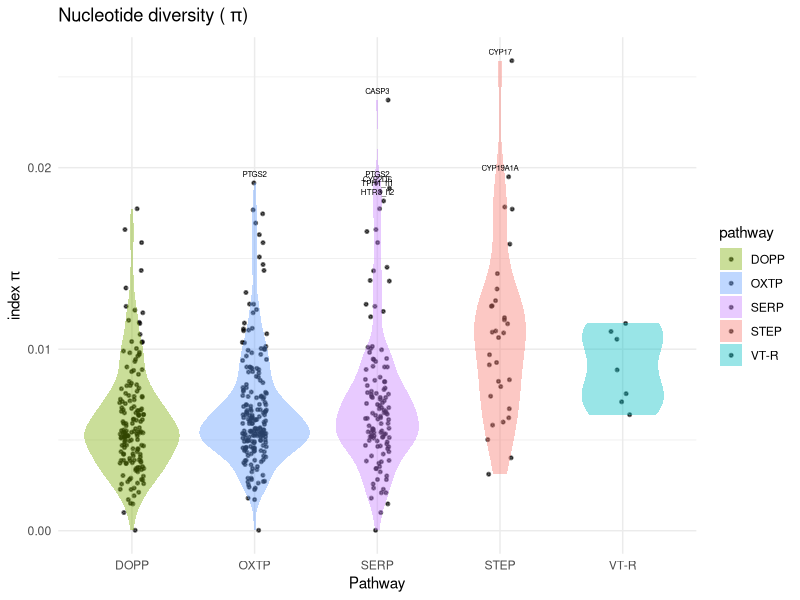
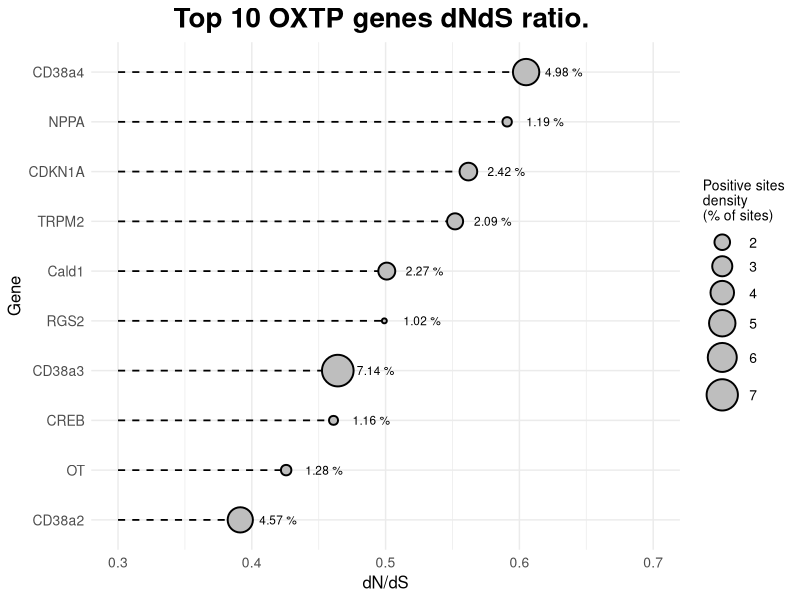
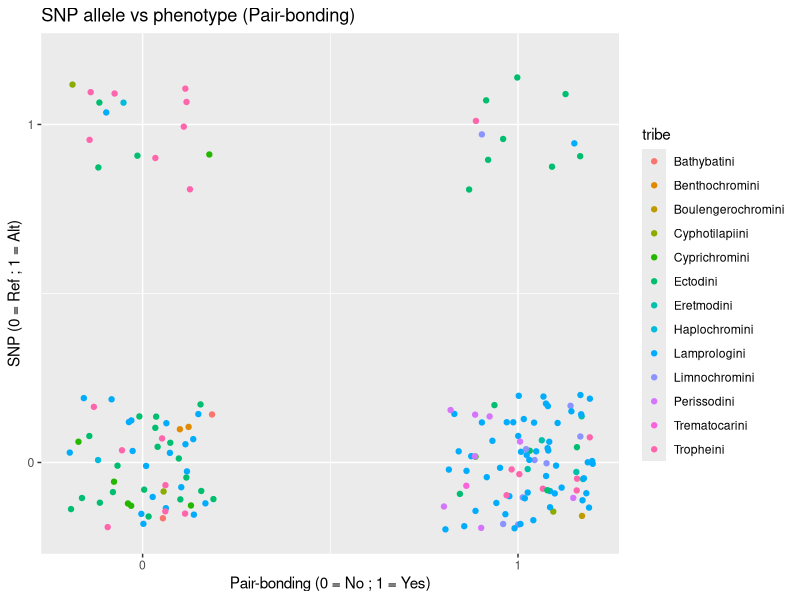
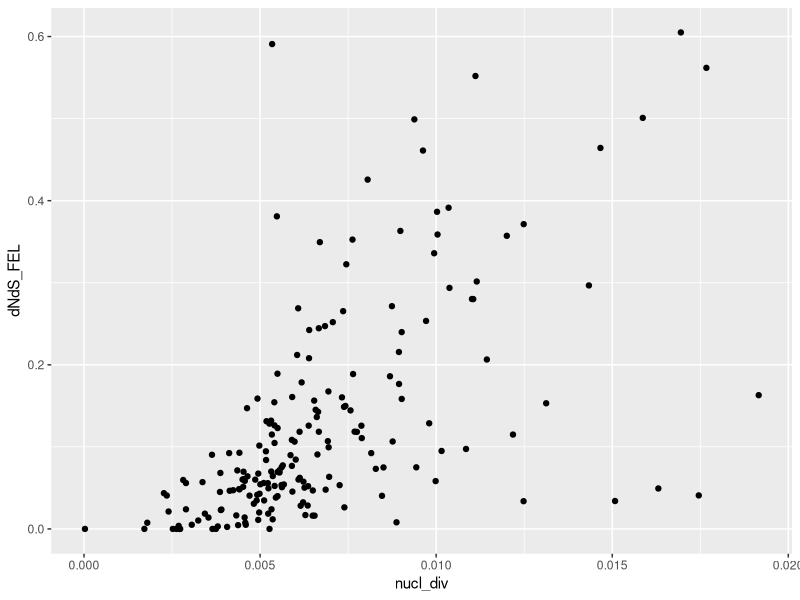
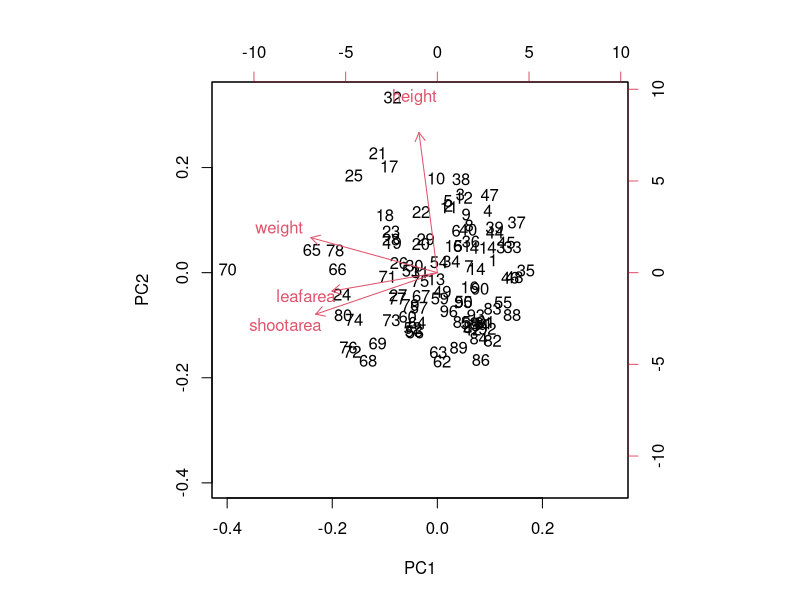
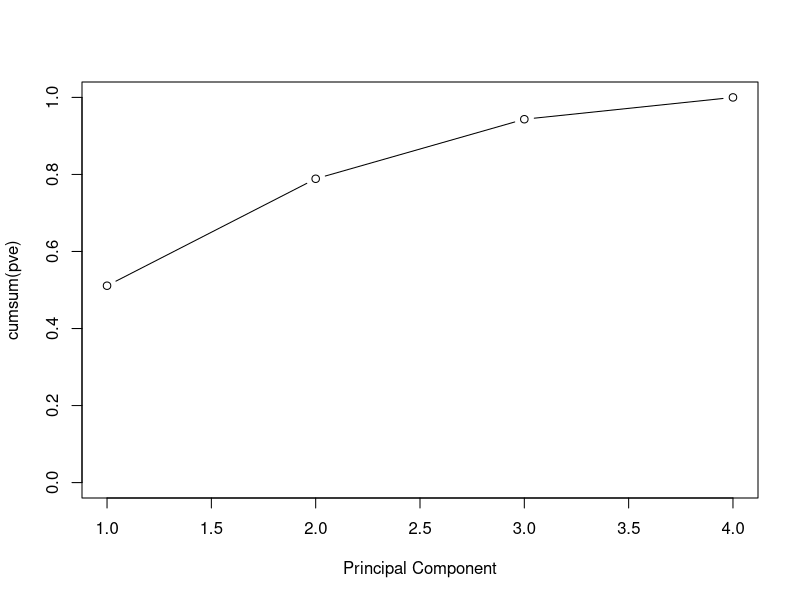
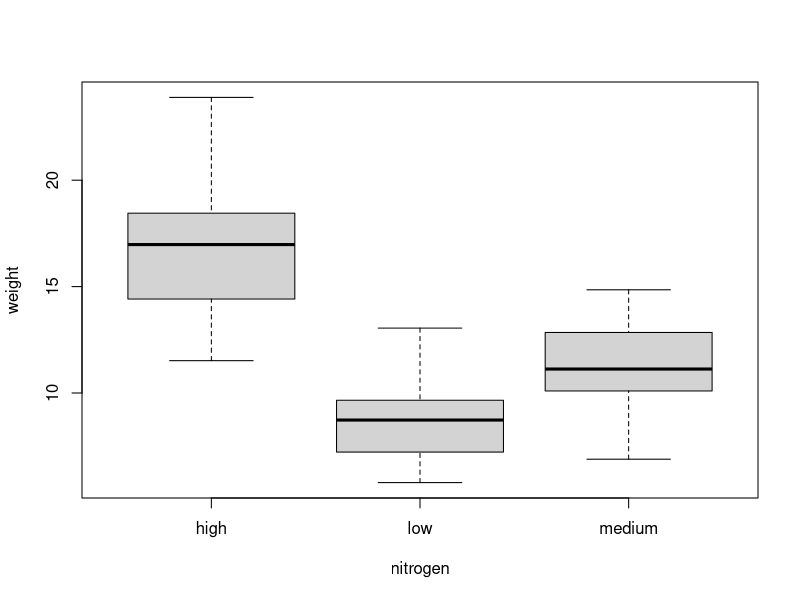

These charts were generated, in order, by the following R code:
## ---- chunk 1
knitr::opts_chunk$set(echo = TRUE)
## ---- chunk 2
pathways <- read.table(file = "datasets/dataset_overview_pathways.txt", sep = "\t", header = T, stringsAsFactors = T)
## ---- chunk 3
str(pathways)
## ---- chunk 4
summary(pathways)
## ---- chunk 5
library("ggplot2", verbose = F)
library("dplyr", verbose = F)
# Load data
pathgen <- read.csv("datasets/dataset_overview_genes.txt", sep = "\t", header = T)
# Select column to plot
colnames(pathgen)
column_pl <- "nucl_div"
# Group by pathway
pg_by_pway <- group_by(pathgen, pathway)
# Remove NAs for the column of interest
pg_na <- pg_by_pway[!(is.na(paste("dfg$", column_pl, sep = ""))), ]
# Violin plot variable
colors_pways <- c("STEP" = "#F8766D", "DOPP" = "#7CAE00", "VT-R" = "#00BFC4", "SERP" = "#C77CFF", "OXTP" = "#619CFF") # Assign a color to each pathway
plot_pi <- ggplot(pg_na, aes(x=pathway, y=nucl_div, fill=pathway)) +
  geom_point(aes(color=pathway), position=position_jitter(width=0.1), size=0.5, alpha=0.6, stroke = 0.9, color = "black") +
  scale_fill_manual(values = colors_pways, ) +
  scale_color_manual(values = colors_pways) +
  geom_violin(alpha = 0.4, color = "transparent")+
  geom_text(data = subset(pg_na, nucl_div > 0.018), aes(label = gene), vjust = -1, size = 2) + # Label filter points
  theme_minimal()+
  labs(x="Pathway", y="index"~pi*"")+
  ggtitle("Nucleotide diversity ("~pi*")")
# Display plot
plot_pi
# Summary statistics of each pathway
by(pg_na$nucl_div, pg_na$pathway, summary)
## ---- chunk 6
library("ggplot2", verbose = F)
library("dplyr", verbose = F)
df_top10 <- read.csv("datasets/oxtp_FEL_dNdS.txt", header = T, sep = "\t")
#Rename columns and select the ones required
colnames(df_top10) <- c("gene", "dNdS", "pos_sites", "total_sites", "site_density")
df_top10_f <-df_top10[1:10,]
df_top10_f <- select(df_top10_f, c(gene, dNdS, site_density))
df_top10_f$site_density <- round(df_top10_f$site_density, round(2)) # Round to 2 decimals

#Order by w value
df_s <- df_top10_f[order(df_top10_f$dNdS, decreasing = T), ]
gene_order = c(df_s$gene)
df_top10_f$gene <- factor(df_top10_f$gene, levels = rev(gene_order))

#Plot
dNdS_top10 <- ggplot(df_top10_f, aes(x = gene, y = dNdS)) +
  geom_segment(aes(x = gene, xend = gene, y = 0.3, yend = dNdS), linetype=2, color = "black", linewidth = 0.6) +
  geom_point(aes(size = site_density), fill = "gray", color = "black", shape = 21, alpha = 1, stroke = 1) +
  geom_text(aes(label = paste(site_density, " %", sep = "")), size = 3, color = "black", hjust = -0.5) +
  scale_size(range = c(1, 10)) +
  labs(title = "Top 10 OXTP genes dNdS ratio. ",
       x = "Gene",
       y = "dN/dS",
       size = "Positive sites\ndensity\n(% of sites)") +
  ylim(0.3, 0.7) +
  theme_minimal() +
  theme(plot.title = element_text(hjust = 0.5, size = 20, face = "bold"),
        axis.title = element_text(size = 12),
        axis.text = element_text(size = 10),
        legend.title = element_text(size = 10),
        legend.text = element_text(size = 10)) + 
  coord_flip()

dNdS_top10
# Summary
summary(df_top10_f)
## ---- chunk 7
library("ggplot2", verbose = F)
library("dplyr", verbose = F)

df <- read.csv("datasets/EGFR_19907494_PB_BT.txt", sep = "\t")
df2 <- read.csv("datasets/spp-tribe.txt", sep = "\t")

colnames(df) <- c("spp", "PB", "SNP")

# Merge the 2 data frames to link species and tribes
df_final <- inner_join(df, df2, by="spp")

#Plot
SNP_vs_PB <- ggplot(df_final, aes(x = PB, y = SNP, color = tribe)) +
  geom_point(position=position_jitter(width=0.2, height = 0.2)) +
  scale_x_continuous(breaks = c(0, 1), limits = c(-0.2, 1.2)) +
  scale_y_continuous(breaks = c(0, 1), limits = c(-0.2, 1.2)) +
  labs(title = "SNP allele vs phenotype (Pair-bonding)",
       x = "Pair-bonding (0 = No ; 1 = Yes)",
       y = "SNP (0 = Ref ; 1 = Alt)")

SNP_vs_PB
## ---- chunk 8
library("ggplot2", verbose = F)
library("dplyr", verbose = F)
# Load data
dataset <- read.csv("datasets/dataset_overview_genes.txt", sep = "\t", header = T)
# Select pathway
df_oxtp <- dataset[dataset$pathway == "OXTP",]
# Plot
ggplot(df_oxtp, aes(x=nucl_div, y=dNdS_FEL)) +
  geom_point()
## ---- chunk 9
# Corelation
oxtp_cor <- cor.test(df_oxtp$nucl_div, df_oxtp$dNdS_FEL, method = 'spearman')
print(oxtp_cor)

# Corelation test for the other pathways (all individually)
df_dopp <- dataset[dataset$pathway == "DOPP",]
df_serp <- dataset[dataset$pathway == "SERP",]
df_step <- dataset[dataset$pathway == "STEP",]
df_vtr <- dataset[dataset$pathway == "VT-R",]

dopp_cor <- cor.test(df_dopp$nucl_div, df_dopp$dNdS_FEL, method = 'spearman')
serp_cor <- cor.test(df_serp$nucl_div, df_serp$dNdS_FEL, method = 'spearman')
step_cor <- cor.test(df_step$nucl_div, df_step$dNdS_FEL, method = 'spearman')
vtr_cor <- cor.test(df_vtr$nucl_div, df_vtr$dNdS_FEL, method = 'spearman')

print(dopp_cor)
print(serp_cor)
print(step_cor)
print(vtr_cor)
## ---- chunk 10
flowers <- read.csv("data/flower.txt", header = T, sep = "\t")
names(flowers)
fl_lm <- glm(data = flowers, formula = weight ~ height + leafarea + shootarea + flowers)
summary(fl_lm)
## ---- chunk 11
AIC(fl_lm)
step(fl_lm)
## ---- chunk 12
# Select only continuous variables 
flow_red <- flowers[,c("height", "weight", "leafarea", "shootarea")]
fr_m <- prcomp(flow_red, scale = T) # scale = T uses the column standard deviations to center the data. Highly recommendable for data that have substantially different SD
summary(fr_m)
fr_m_c <- prcomp(flow_red, scale = T, center = T) # Center = T uses the column means to center the data. Not necessary in this case but it is recommended in cases where the data is not centered
summary(fr_m_c)
## ---- chunk 13
# What portion of each variable corresponds to each PCA? (rotation)
print(fr_m)
# The value of each observation in the original dataset projected to the principal components
print(fr_m$x)
## ---- chunk 14
# Biplot
biplot(fr_m)

# Scree plot
pr.var <- fr_m$sdev^2 # Variability of each PC
pve <- pr.var / sum(pr.var) # Variance explained by each principal component
plot(cumsum(pve), xlab = "Principal Component", ylim = c(0, 1), type = "b") # Cumulative proportion of variance explained
## ---- chunk 15
flow_mul <- flowers[,c("nitrogen", "height", "weight", "leafarea", "shootarea")]
flow_mul$nitrogen <- as.factor(flow_mul$nitrogen) # Turn strings into factors
levels(flow_mul$nitrogen)
## ---- chunk 16
var_to_plot <- "nitrogen"
plot(flow_mul[,var_to_plot], flow_mul$weight, xlab = var_to_plot, ylab = "weight")

# Create a model
formula_simple_model <- paste("weight ~", var_to_plot)
model <- glm(data = flow_mul, formula = as.formula(formula_simple_model))
summary(model)
## ---- chunk 17
model_mul <- glm(data = flow_mul, formula = weight ~ nitrogen + height + leafarea + shootarea)
summary(model_mul)
## ---- chunk 18
model_test <- glm(data = flow_mul, formula = weight ~ height + leafarea + shootarea + height:shootarea)
summary(model_test)
